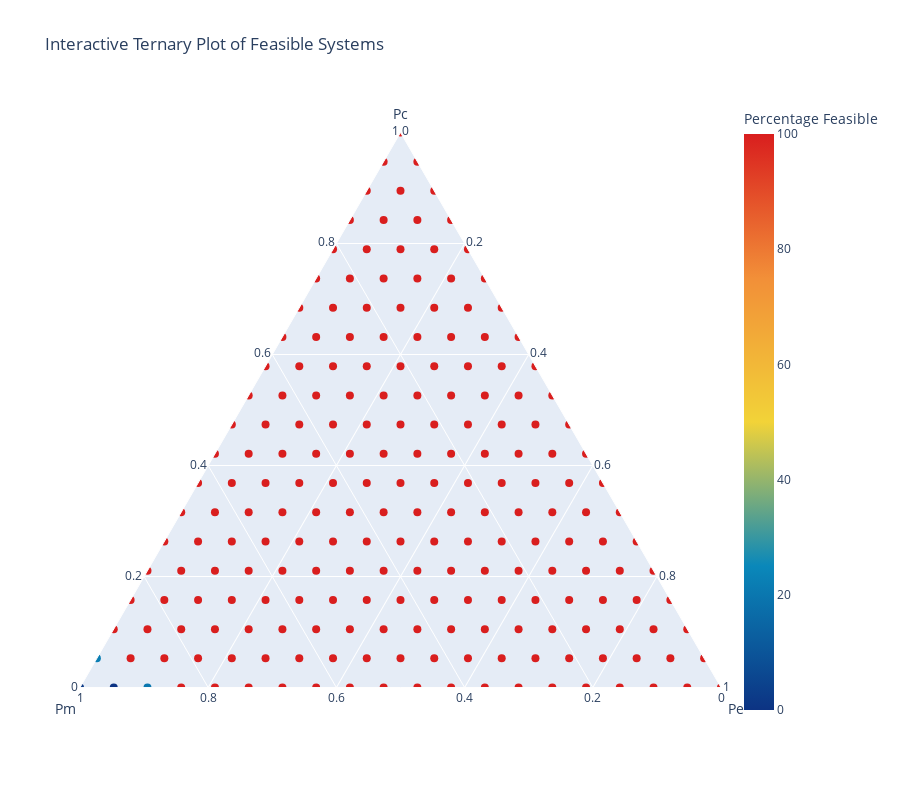

The notebook cell this image was saved under:
### Code cell
import numpy as np
import plotly.graph_objects as go

# Parameters
L = 3
S = 100
C = 0.7
sigma = 0.02
s = 1
m = 0
r = np.ones(S * L)

# Define the parameter space
num_points = 20
Pm_values = np.linspace(0, 1, num_points)
Pc_values = np.linspace(0, 1, num_points)
Pe_values = np.linspace(0, 1, num_points)

n = 50

# Initialize the list to store the percentage of feasible systems
feasible_data = []

# Loop over all combinations of Pm, Pc, and Pe
for Pm in Pm_values:
    for Pc in Pc_values:
        for Pe in Pe_values:
            if np.isclose(Pm + Pc + Pe, 1):
                matrix_para = {'S': S, 'C': C, 'sigma': sigma, 'Pm': Pm, 'Pc': Pc, 'Pe': Pe, 's': s}
                is_feasible = []
                for _ in range(n):
                    A = meta_A(L, S, matrix_para)
                    m_ij = get_mij(L, S, m)
                    Nhatstar = find_feasible_equilibrium(A, r, m, m_ij)
                    Nhatstar = replace_negative_values_with_ones(Nhatstar)
                    Nstar = steady_fsol(glv_system1, Nhatstar, r, A, m, m_ij)
                    if np.all(Nstar > 0):
                        is_feasible.append(True)
                    else:
                        is_feasible.append(False)
                percentage_feasible = sum(is_feasible) / n * 100
                feasible_data.append((Pc, Pm, Pe, percentage_feasible))

# Prepare data for ternary plot
a_values, b_values, c_values, feasible_values = zip(*feasible_data)


# Create hover text
hover_text = [
    f'Pc: {a:.2f}<br>Pm: {b:.2f}<br>Pe: {c:.2f}<br>Percentage Feasible: {feasible:.2f}%'
    for a, b, c, feasible in feasible_data
]

# Plot the ternary plot
fig = go.Figure(data=[go.Scatterternary(
    a=a_values,
    b=b_values,
    c=c_values,
    mode='markers',
    marker=dict(
        size=8,
        color=feasible_values,
        colorscale='portland',
        colorbar=dict(title='Percentage Feasible'),
        showscale=True
    ),
    text=hover_text,
    hoverinfo='text'
)])

fig.update_layout(
    ternary=dict(
        sum=1,
        aaxis=dict(title='Pc'),
        baxis=dict(title='Pm'),
        caxis=dict(title='Pe')
    ),
    title='Interactive Ternary Plot of Feasible Systems',
    height=800
)

fig.show()

### Figure 1 — Plotly figure (JSON) as saved in the notebook; plotly's stock layout.template omitted (floating-point values rounded to 4 significant figures; data arrays with more than 128 entries replaced by an {"elided": "..."} marker saying what was removed)
{"data": [{"a": {"elided": "210 float values"}, "b": {"elided": "210 float values"}, "c": {"elided": "210 float values"}, "hoverinfo": "text", "marker": {"color": {"elided": "210 int values"}, "colorbar": {"title": {"text": "Percentage Feasible"}}, "colorscale": [[0, "rgb(12,51,131)"], [0.25, "rgb(10,136,186)"], [0.5, "rgb(242,211,56)"], [0.75, "rgb(242,143,56)"], [1, "rgb(217,30,30)"]], "showscale": true, "size": 8}, "mode": "markers", "text": {"elided": "210 str values"}, "type": "scatterternary"}], "layout": {"height": 800, "ternary": {"aaxis": {"title": {"text": "Pc"}}, "baxis": {"title": {"text": "Pm"}}, "caxis": {"title": {"text": "Pe"}}, "sum": 1}, "title": {"text": "Interactive Ternary Plot of Feasible Systems"}}}
